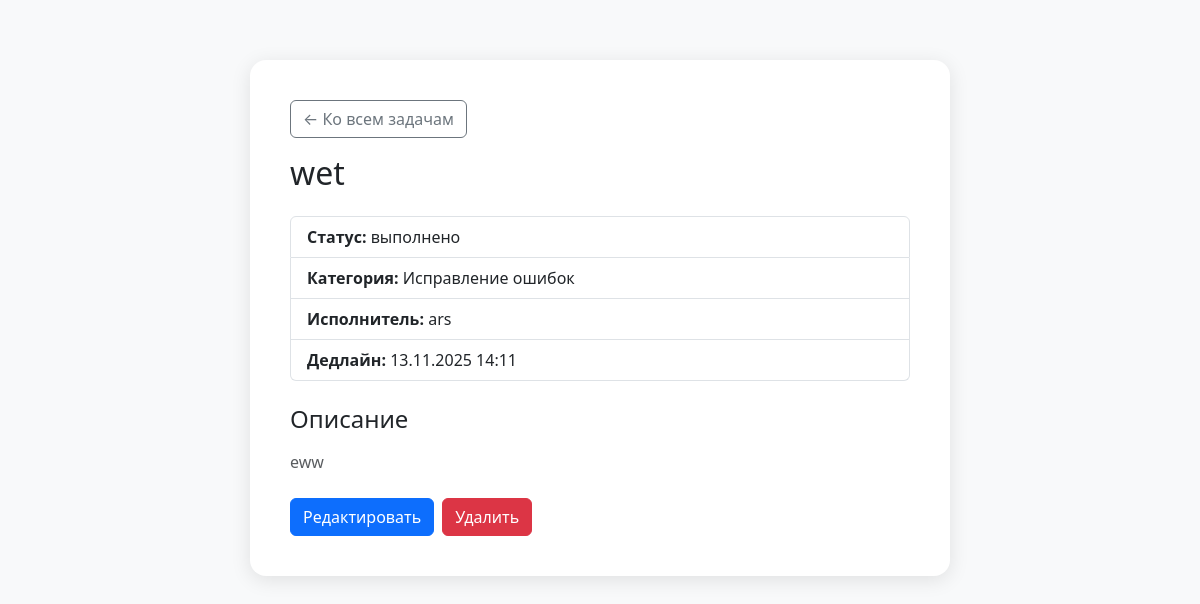
The app's page /tasks/15 (signed in) with its own data.
### main/models.py (models this page shows, shortened)
class Task(models.Model):
    class Status(models.TextChoices):
        IN_PROGRESS = "in_progress", "в работе"
        DONE = "done", "выполнено"
        TO_DO = "to_do", "к выполнению"
    title = models.CharField(max_length=200, verbose_name="Заголовок")
    description = models.TextField(blank=True, verbose_name="Описание")
    created_at = models.DateTimeField(auto_now_add=True, verbose_name="Дата")
    deadline = models.DateTimeField(null=True, blank=True, verbose_name="Дедлайн")
    status = models.CharField(max_length=20, default=Status.TO_DO, choices=Status.choices, verbose_name="Статус")
    category = models.ForeignKey(Category, on_delete=models.CASCADE, related_name="tasks", verbose_name="Категория")
    user = models.ForeignKey(User, on_delete=models.SET_NULL, null=True, blank=True, related_name="tasks", verbose_name="Исполнитель")
    class Meta:
        verbose_name = "Задача"
        verbose_name_plural = "Задачи"
        ordering = ["-created_at"]

class Category(models.Model):
    name = models.CharField(max_length=100, unique=True, verbose_name="Название")
    class Meta:
        verbose_name = "Категория"
        verbose_name_plural = "Категории"
        ordering = ["name"]

### main/views.py (the view)
# urls.py: path('tasks/<int:pk>', views.TaskDetailView.as_view(), name = "task-detail"),
class TaskDetailView(LoginRequiredMixin, DetailView):
    model = Task
    template_name = "main/task_detail.html"
    context_object_name = "task"

### main/templates/main/task_detail.html (shortened to what this page needs)
<!doctype html>
<html lang="ru">
<head>
  <link href="https://cdn.jsdelivr.net/npm/bootstrap@5.3.2/dist/css/bootstrap.min.css"
        rel="stylesheet">
</head>
<body>
<div class="task-container">
    <a href="{% url 'task-list' %}" class="btn btn-outline-secondary mb-3">← Ко всем задачам</a>
    <h2 class="mb-4">{{ task.title }}</h2>
    <ul class="list-group mb-4">
        <li class="list-group-item">
            <strong>Статус:</strong> {{ task.get_status_display }}
        </li>
        {% if task.category %}
        <li class="list-group-item">
            <strong>Категория:</strong> {{ task.category.name }}
        </li>
        {% endif %}
        {% if task.user %}
        <li class="list-group-item">
            <strong>Исполнитель:</strong> {{ task.user.username }}
        </li>
        {% endif %}
        {% if task.deadline %}
        <li class="list-group-item">
            <strong>Дедлайн:</strong> {{ task.deadline|date:"d.m.Y H:i" }}
        </li>
        {% endif %}
    </ul>
    {% if task.description %}
        <h4 class="mb-3">Описание</h4>
        <p class="text-muted">{{ task.description|linebreaksbr }}</p>
    {% endif %}
    <div class="d-flex gap-2 mt-4">
        <a href="{% url 'task-update' task.id %}" class="btn btn-primary">Редактировать</a>
        <form method="post" action="{% url 'task-delete' task.id %}">
            <button type="submit" class="btn btn-danger"
                    onclick="return confirm('Удалить задачу?');">
                Удалить
            </button>
        </form>
    </div>
</div>
</body>
</html>

### main/templates/main/task_detail.html (style rules this page uses)
body { background-color: #f8f9fa; }
.task-container { max-width: 700px; margin: 60px auto; background: white; padding: 40px; border-radius: 16px; box-shadow: 0 4px 20px rgba(0,0,0,0.1); }

### records on screen
Task: title "wet", status "выполнено", category.name "Исправление ошибок", user.username "ars", deadline "13.11.2025 14:11", description "eww"
